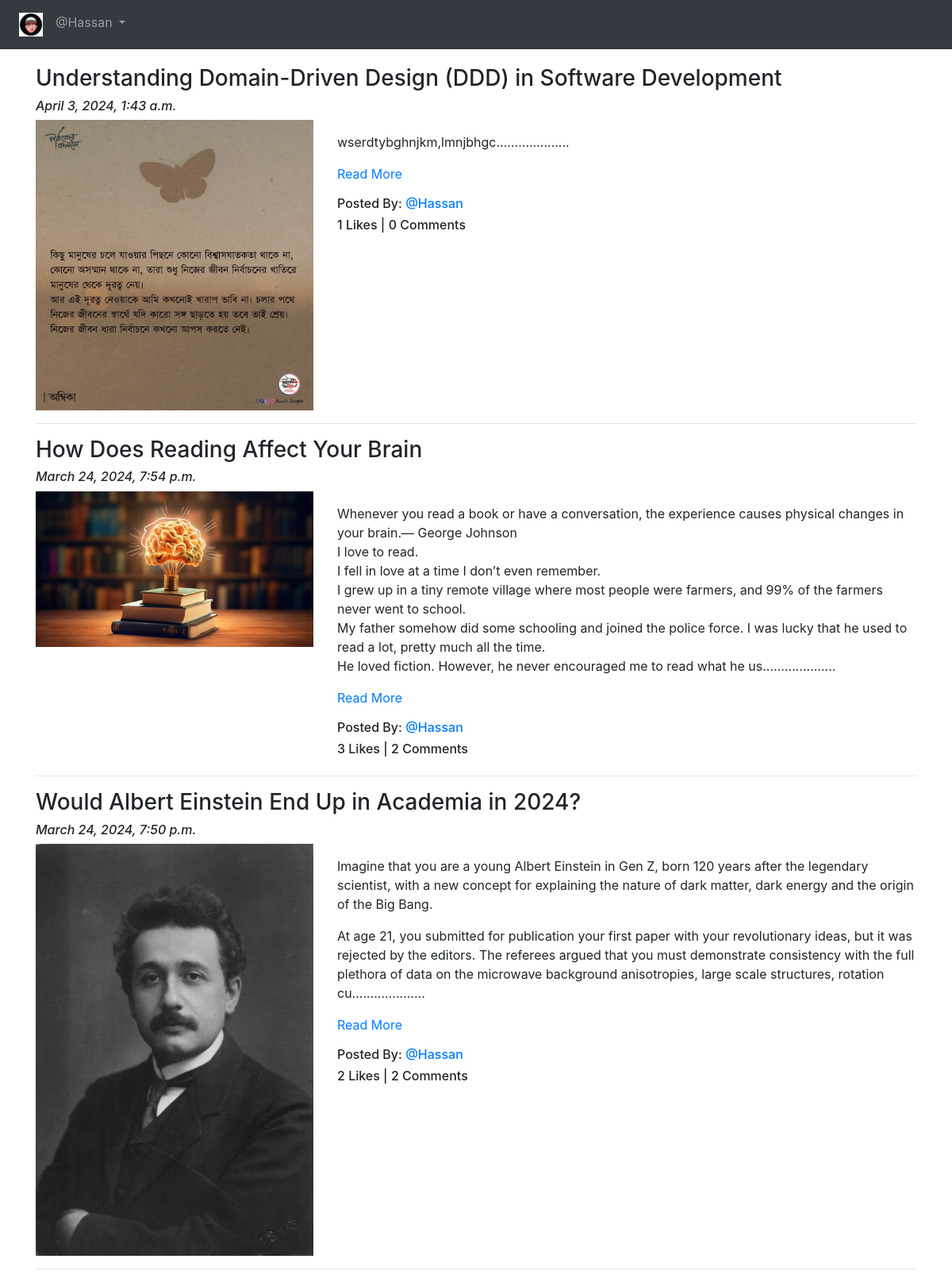
Page /blog/ (signed in) on the committed database.
### App_Blog/models.py (models this page shows, shortened)
class Blog(models.Model):
    author = models.ForeignKey(User, on_delete=models.CASCADE, related_name='post_author')
    blog_title = models.CharField(max_length=264, verbose_name = "Put a Title")
    slug = models.SlugField(max_length=264, unique=True)
    blog_content = models.TextField(verbose_name="What is on your mind?")
    blog_image = models.ImageField(upload_to='blog_images', verbose_name=("Image"), null=True, blank=True)
    publish_date = models.DateTimeField(auto_now_add =True)
    update_date = models.DateTimeField(auto_now=True)
    class Meta:
        ordering = ('-publish_date',)

### App_Blog/views.py (the view)
# urls.py: path('' , views.BlogList.as_view(), name='blog_list'),
class BlogList(ListView):
    context_object_name = 'blogs'
    model = Blog
    template_name = 'App_Blog/blog_list.html'

### App_Blog/templatetags/custom_filter.py (called while the page is built)
def renge_filter(value):
    return value[0:500]+ "...................."

### templates/App_Blog/blog_list.html (shortened to what this page needs)
{% extends 'base.html' %}
{% load custom_filter %}
{% block content %}
{% for blog in blogs %}
<h3>{{ blog.blog_title }}</h3>
<h6> <i> {{ blog.publish_date }} </i></h6>
<div class="row">
    <div class="col-sm-4">
        <img src="/media/{{blog.blog_image}}" alt="{{blog.blog_image}}" title="{{blog.blog_title}}" width="100%">
    </div>
    <div class="col-sm-8">
        <p>{{blog.blog_content|range_filter| linebreaks }} <a href="{% url 'App_Blog:blog_details' slug=blog.slug %}">Read More</a></p>
        <h6>Posted By: <a href="#">@{{blog.author}}</a></h6>
        <h6>{{blog.liked_blog.count}} Likes | {{blog.blog_comment.count}} Comments</h6>
    </div>
</div>
<hr>
{% endfor %}
{% endblock content %}

### templates/base.html (shortened to what this page needs)
<!DOCTYPE html>
<html lang="en">
<head>
    <link rel="stylesheet" href="https://cdn.jsdelivr.net/npm/bootstrap@4.6.2/dist/css/bootstrap.min.css">
    <link rel="stylesheet" href="https://cdnjs.cloudflare.com/ajax/libs/font-awesome/4.7.0/css/font-awesome.min.css">
    {% load static %}
    <link rel="stylesheet" href="{% static 'css/style.css' %}">
</head>
<body>
    <nav class="navbar navbar-expand-sm bg-dark navbar-dark">
        <ul class="navbar-nav">
            <li class="nav-item active">
                <a class="nav-link" href="{% url 'index' %}">
                    <img src="/media/profile_pics/cartorn.jpg" alt="" width="30px">
                </a>
            </li>
            {% if user.is_authenticated %}
            <div class="nav-item dropdown">
                <a class="nav-link dropdown-toggle" href="#" id="navbardrop" data-toggle="dropdown">
                    @{{user.username}}
                </a>
            </div>
            {% endif %}
        </ul>
    </nav>
    <div class="container" style="padding-top: 20px;">
        {% block content %}
        {% endblock content %}
    </div>
</body>
</html>

### rows in the picture
Blog: blog_title "Understanding Domain-Driven Design (DDD) in Software Development", publish_date "April 3, 2024, 1:43 a.m.", blog_image (picture), blog_content|range_filter "wserdtybghnjkm,lmnjbhgc....................", author "Hassan", liked_blog.count "1", blog_comment.count "0"
Blog: blog_title "How Does Reading Affect Your Brain", publish_date "March 24, 2024, 7:54 p.m.", blog_image (picture), blog_content|range_filter "Whenever you read a book or have a conversation, the experience causes physical changes in your brain.— George Johnson I love to read. I fell in love at a time I don’t even remember. I grew up in a tiny remote village where most people were farmers, and 99% of the farmers never went to school. My father somehow did some schooling and joined the police force. I was lucky that he used to read a lot, pretty much all the time. He loved fiction. However, he never encouraged me to read what he us....................", author "Hassan", liked_blog.count "3", blog_comment.count "2"
Blog: blog_title "Would Albert Einstein End Up in Academia in 2024?", publish_date "March 24, 2024, 7:50 p.m.", blog_image (picture), blog_content|range_filter "Imagine that you are a young Albert Einstein in Gen Z, born 120 years after the legendary scientist, with a new concept for explaining the nature of dark matter, dark energy and the origin of the Big Bang. At age 21, you submitted for publication your first paper with your revolutionary ideas, but it was rejected by the editors. The referees argued that you must demonstrate consistency with the full plethora of data on the microwave background anisotropies, large scale structures, rotation cu....................", author "Hassan", liked_blog.count "2", blog_comment.count "2"

### other values in the picture
{{ user.username }} "Hassan"
